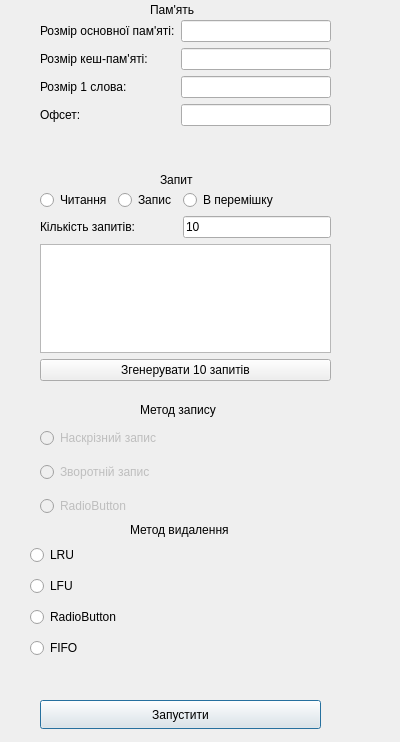
<?xml version="1.0" encoding="UTF-8"?>
<ui version="4.0">
 <class>Menu</class>
 <widget class="QDialog" name="Menu">
  <property name="geometry">
   <rect>
    <x>0</x>
    <y>0</y>
    <width>400</width>
    <height>742</height>
   </rect>
  </property>
  <property name="windowTitle">
   <string>Dialog</string>
  </property>
  <widget class="QPushButton" name="pushButton">
   <property name="geometry">
    <rect>
     <x>40</x>
     <y>700</y>
     <width>281</width>
     <height>29</height>
    </rect>
   </property>
   <property name="text">
    <string>Запустити</string>
   </property>
  </widget>
  <widget class="QWidget" name="verticalLayoutWidget_2">
   <property name="geometry">
    <rect>
     <x>30</x>
     <y>540</y>
     <width>301</width>
     <height>127</height>
    </rect>
   </property>
   <layout class="QVBoxLayout" name="vLayout_del_methods">
    <item>
     <widget class="QRadioButton" name="radioButton_8">
      <property name="text">
       <string>LRU</string>
      </property>
     </widget>
    </item>
    <item>
     <widget class="QRadioButton" name="radioButton_9">
      <property name="text">
       <string>LFU</string>
      </property>
     </widget>
    </item>
    <item>
     <widget class="QRadioButton" name="radioButton_10">
      <property name="text">
       <string>RadioButton</string>
      </property>
     </widget>
    </item>
    <item>
     <widget class="QRadioButton" name="radioButton_7">
      <property name="text">
       <string>FIFO</string>
      </property>
     </widget>
    </item>
   </layout>
  </widget>
  <widget class="QLabel" name="label_8">
   <property name="geometry">
    <rect>
     <x>150</x>
     <y>0</y>
     <width>55</width>
     <height>20</height>
    </rect>
   </property>
   <property name="text">
    <string>Пам'ять</string>
   </property>
  </widget>
  <widget class="QWidget" name="verticalLayoutWidget">
   <property name="geometry">
    <rect>
     <x>40</x>
     <y>420</y>
     <width>291</width>
     <height>104</height>
    </rect>
   </property>
   <layout class="QVBoxLayout" name="vLayout_record_methods">
    <item>
     <widget class="QRadioButton" name="radioButton_4">
      <property name="enabled">
       <bool>false</bool>
      </property>
      <property name="text">
       <string>Наскрізний запис</string>
      </property>
     </widget>
    </item>
    <item>
     <widget class="QRadioButton" name="radioButton_5">
      <property name="enabled">
       <bool>false</bool>
      </property>
      <property name="text">
       <string>Зворотній запис</string>
      </property>
     </widget>
    </item>
    <item>
     <widget class="QRadioButton" name="radioButton_6">
      <property name="enabled">
       <bool>false</bool>
      </property>
      <property name="text">
       <string>RadioButton</string>
      </property>
     </widget>
    </item>
   </layout>
  </widget>
  <widget class="QWidget" name="gridLayoutWidget">
   <property name="geometry">
    <rect>
     <x>40</x>
     <y>190</y>
     <width>291</width>
     <height>191</height>
    </rect>
   </property>
   <layout class="QGridLayout" name="gLayout_instr_settings">
    <item row="3" column="0" colspan="3">
     <widget class="QPushButton" name="pushB_generate_instr">
      <property name="enabled">
       <bool>true</bool>
      </property>
      <property name="text">
       <string>Згенерувати 10 запитів</string>
      </property>
     </widget>
    </item>
    <item row="0" column="0">
     <widget class="QRadioButton" name="rBut_read">
      <property name="text">
       <string>Читання</string>
      </property>
     </widget>
    </item>
    <item row="0" column="2">
     <widget class="QRadioButton" name="rBut_mixed">
      <property name="text">
       <string>В перемішку</string>
      </property>
     </widget>
    </item>
    <item row="0" column="1">
     <widget class="QRadioButton" name="rBut_load">
      <property name="text">
       <string>Запис</string>
      </property>
     </widget>
    </item>
    <item row="2" column="0" colspan="3">
     <widget class="QPlainTextEdit" name="textE_list_intr"/>
    </item>
    <item row="1" column="2">
     <widget class="QLineEdit" name="lEdit_num_instr">
      <property name="text">
       <string>10</string>
      </property>
     </widget>
    </item>
    <item row="1" column="0" colspan="2">
     <widget class="QLabel" name="label_10">
      <property name="text">
       <string>Кількість запитів:</string>
      </property>
     </widget>
    </item>
   </layout>
  </widget>
  <widget class="QLabel" name="label_9">
   <property name="geometry">
    <rect>
     <x>160</x>
     <y>170</y>
     <width>63</width>
     <height>20</height>
    </rect>
   </property>
   <property name="text">
    <string>Запит</string>
   </property>
  </widget>
  <widget class="QWidget" name="formLayoutWidget">
   <property name="geometry">
    <rect>
     <x>40</x>
     <y>20</y>
     <width>291</width>
     <height>135</height>
    </rect>
   </property>
   <layout class="QFormLayout" name="fLayout_mem_settings">
    <item row="0" column="0">
     <widget class="QLabel" name="label">
      <property name="text">
       <string>Розмір основної пам'яті:</string>
      </property>
     </widget>
    </item>
    <item row="0" column="1">
     <widget class="QLineEdit" name="lEdit_mm_size">
      <property name="alignment">
       <set>Qt::AlignCenter</set>
      </property>
     </widget>
    </item>
    <item row="1" column="0">
     <widget class="QLabel" name="label_5">
      <property name="text">
       <string>Розмір кеш-пам'яті:</string>
      </property>
     </widget>
    </item>
    <item row="1" column="1">
     <widget class="QLineEdit" name="lEdit_cache_size">
      <property name="alignment">
       <set>Qt::AlignCenter</set>
      </property>
     </widget>
    </item>
    <item row="2" column="0">
     <widget class="QLabel" name="label_7">
      <property name="text">
       <string>Розмір 1 слова:</string>
      </property>
     </widget>
    </item>
    <item row="2" column="1">
     <widget class="QLineEdit" name="lEdit_word_size">
      <property name="alignment">
       <set>Qt::AlignCenter</set>
      </property>
     </widget>
    </item>
    <item row="3" column="0">
     <widget class="QLabel" name="label_6">
      <property name="text">
       <string>Офсет:</string>
      </property>
     </widget>
    </item>
    <item row="3" column="1">
     <widget class="QLineEdit" name="lEdit_offset">
      <property name="alignment">
       <set>Qt::AlignCenter</set>
      </property>
     </widget>
    </item>
   </layout>
  </widget>
  <widget class="QLabel" name="label_11">
   <property name="geometry">
    <rect>
     <x>140</x>
     <y>400</y>
     <width>111</width>
     <height>20</height>
    </rect>
   </property>
   <property name="text">
    <string>Метод запису</string>
   </property>
  </widget>
  <widget class="QLabel" name="label_12">
   <property name="geometry">
    <rect>
     <x>130</x>
     <y>520</y>
     <width>131</width>
     <height>20</height>
    </rect>
   </property>
   <property name="text">
    <string>Метод видалення</string>
   </property>
  </widget>
 </widget>
 <resources/>
 <connections/>
</ui>
